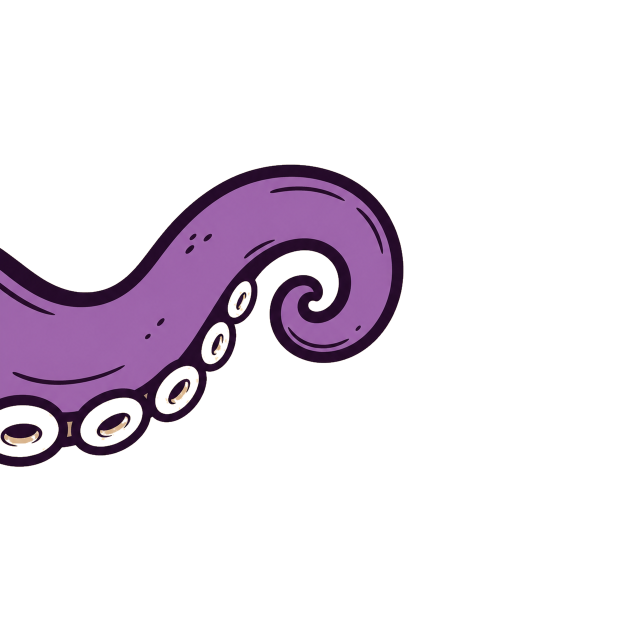
#> input picture assets/stemacle-tentacle-cutout.png, 1254 x 1254 px (shown at 1/2 size)
$ python -i build_og_images.py   (imports and definitions only)
#> lines starting #> are read from the running program, lines starting #| are printed output that depends on the picture
#> further down, picture is the input picture: PIL image 1254x1254 RGBA; mean R, G, B, A 230.5, 206.2, 190.6, 39.9
#!/usr/bin/env python3
"""Generate the 1200x630 link-preview image for every published page.

Every page gets a card. By default the card is a screenshot of the page as it
actually renders, taken with headless Chrome. Where a page carries real imagery
of its own -- a project screenshot, a photo -- that image is used instead,
fitted onto the site's paper background.

The images land in assets/og/. Writing them into the pages is apply_og_tags.py.

    python3 scripts/build_og_images.py            # only what is missing
    python3 scripts/build_og_images.py --force    # reshoot everything
    python3 scripts/build_og_images.py --only cv hotdog
    python3 scripts/build_og_images.py --base-url http://127.0.0.1:8765 --only news
"""

import argparse
import concurrent.futures
import io
import re
import subprocess
import sys
import tempfile
import urllib.request
from pathlib import Path

ROOT = Path(__file__).resolve().parent.parent
OUT = ROOT / "assets" / "og"
SITE = "https://ericspencer.us"

CARD = (1200, 630)
QUALITY = 88  # JPEG: a third the weight of PNG at this size, no visible loss

# Shoot a 900px-wide viewport rather than a 1200px one. The content column is
# ~700px, so a narrower window fills more of the frame with the thing the page
# is about -- the project title stays readable once a chat client shrinks the
# card to thumbnail width. Shot at 2x and downsampled, so the type stays crisp.
SHOT = (900, round(900 * CARD[1] / CARD[0]))
SCALE = 2

CHROME = "/Applications/Google Chrome.app/Contents/MacOS/Google Chrome"

# Directories that are archives, samples or verification files, not pages.
SKIP = ("/.git/", "/ai4fm/", "/backup-site/", "/editor/", "/.claude/", "/samples/", "/tests/", "/_template", "/google", "/404.html")

# Paper background, matching --paper in the site CSS.
PAPER = (250, 248, 243)

# Images that are chrome rather than content: logos, badges, icons.
NOT_CONTENT = re.compile(
    r"(logo|badge|icon|avatar|shields\.io|actions/workflows|favicon)", re.I
)

# Pages on ericspencer.us that GitHub Pages serves out of their own repos, so
# their HTML is not in this tree. Their cards still live in assets/og/ here --
# the pages reference them by absolute URL -- so keep shooting them, or a title
# change over in those repos would leave a stale card behind with no way to
# refresh it from this side.
EXTERNAL = [
    f"{SITE}/{path}/"
    for path in ("Claude-of-Duty", "ddia", "deslopify", "gta-v-gold-checklist", "hotdog")
]


# [69 lines left out: functions published_pages, slug_for, source_url, content_image, fetch, not called in this run]


def fit_to_card(img):
    """Place an image on a 1200x630 paper card.

    Landscape-ish images fill the card. Tall images -- phone screenshots, mostly
    -- are centred on the paper background rather than cropped to a sliver.
    """
    from PIL import Image

    img = img.convert("RGB")
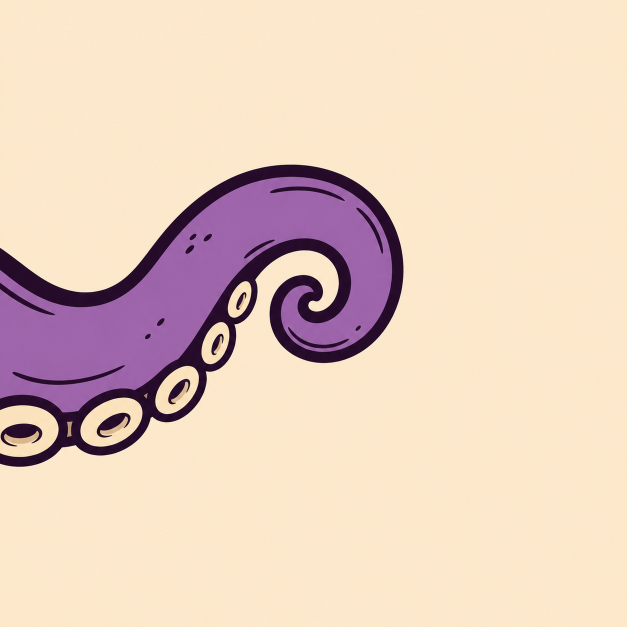
#> img: PIL image 1254x1254 RGB (shown at 1/2 size); mean R, G, B 230.5, 206.2, 190.6
    card = Image.new("RGB", CARD, PAPER)
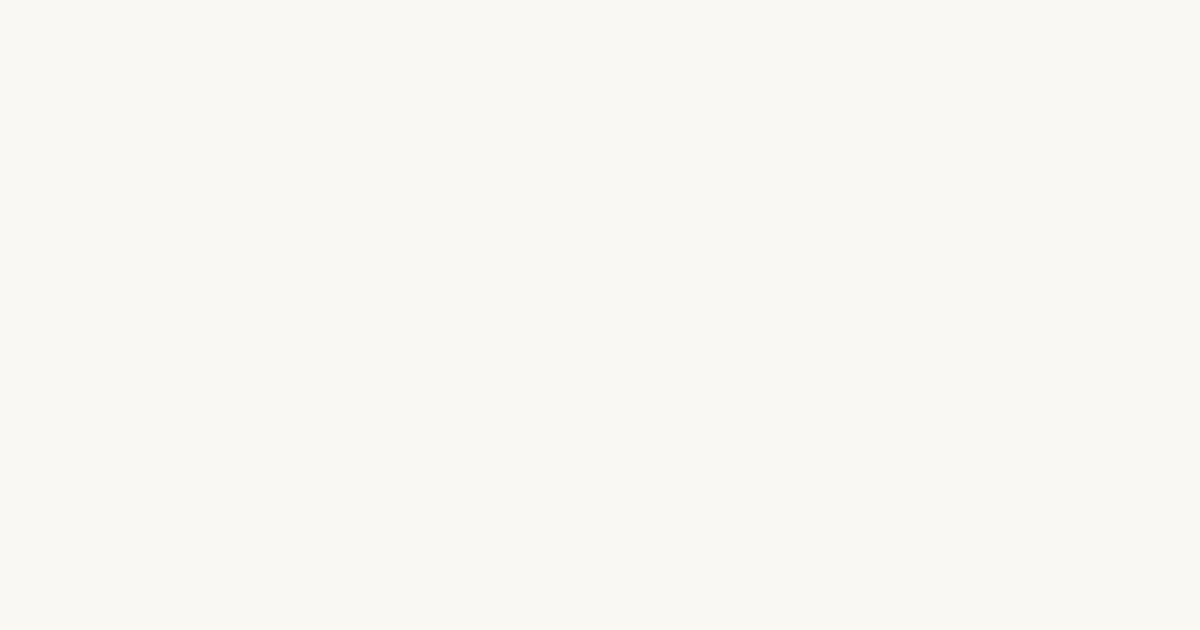
#> card: PIL image 1200x630 RGB; mean R, G, B 250, 248, 243
    ratio = img.width / img.height
#> ratio = 1
    target = CARD[0] / CARD[1]

    if 0.8 * target <= ratio <= 2.6:  # close enough to fill
        scale = max(CARD[0] / img.width, CARD[1] / img.height)
        resized = img.resize(
            (round(img.width * scale), round(img.height * scale)), Image.LANCZOS
        )
        card.paste(
            resized, ((CARD[0] - resized.width) // 2, (CARD[1] - resized.height) // 2)
        )
    else:  # letterbox, with breathing room
        scale = min(CARD[0] / img.width, (CARD[1] - 64) / img.height)
#> scale = 0.451
        resized = img.resize(
            (round(img.width * scale), round(img.height * scale)), Image.LANCZOS
        )
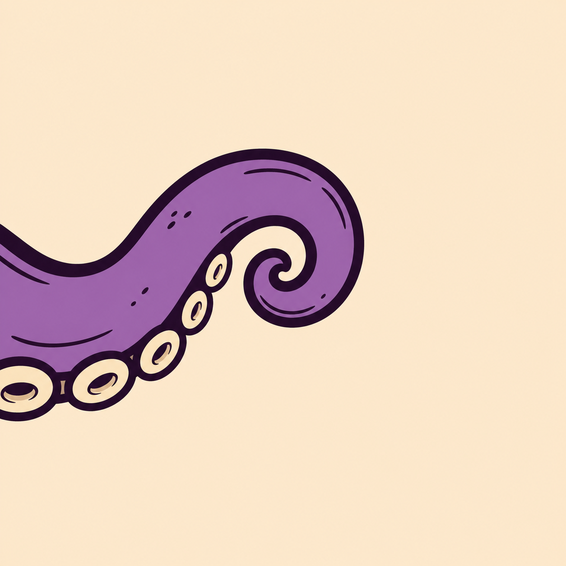
#> resized: PIL image 566x566 RGB; mean R, G, B 230.5, 206.2, 190.6
        card.paste(
            resized, ((CARD[0] - resized.width) // 2, (CARD[1] - resized.height) // 2)
        )
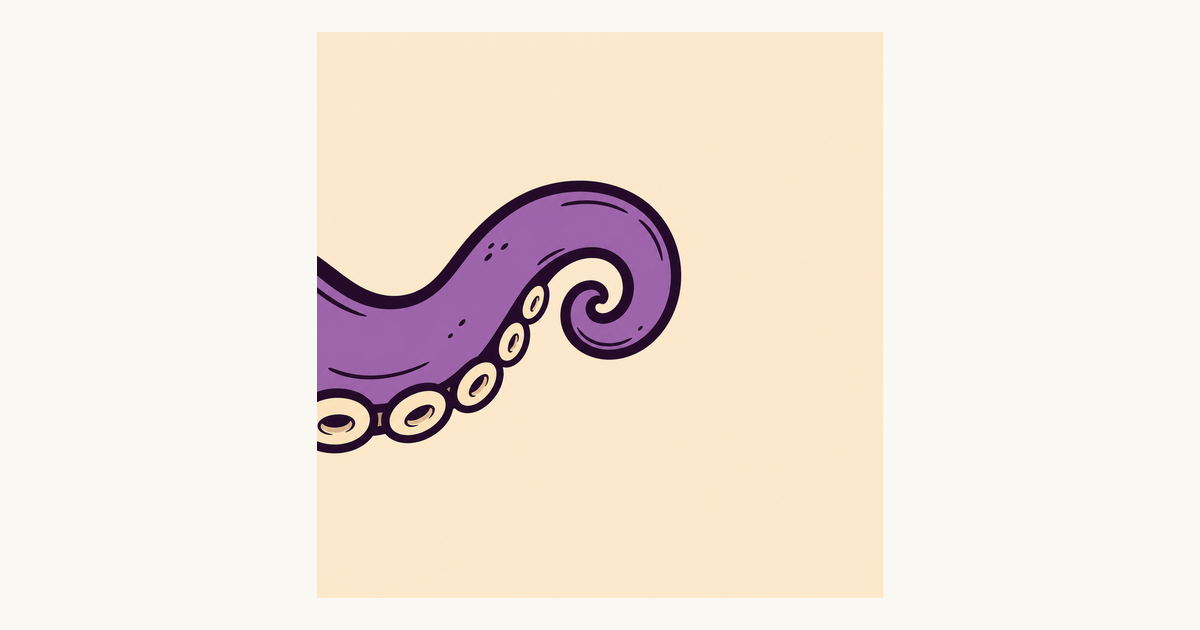
#> card: PIL image 1200x630 RGB; mean R, G, B 241.7, 230.3, 220.8
    return card


# [29 lines left out: function screenshot, not called in this run]


def save(img, dest):
    img.save(dest, "JPEG", quality=QUALITY, optimize=True, progressive=True)


# [79 lines left out: functions is_live, build_one, main, not called in this run]


# [2 lines not run here, left out]

>>> from PIL import Image
>>> picture = Image.open('../assets/stemacle-tentacle-cutout.png')
>>> result = fit_to_card(picture)
